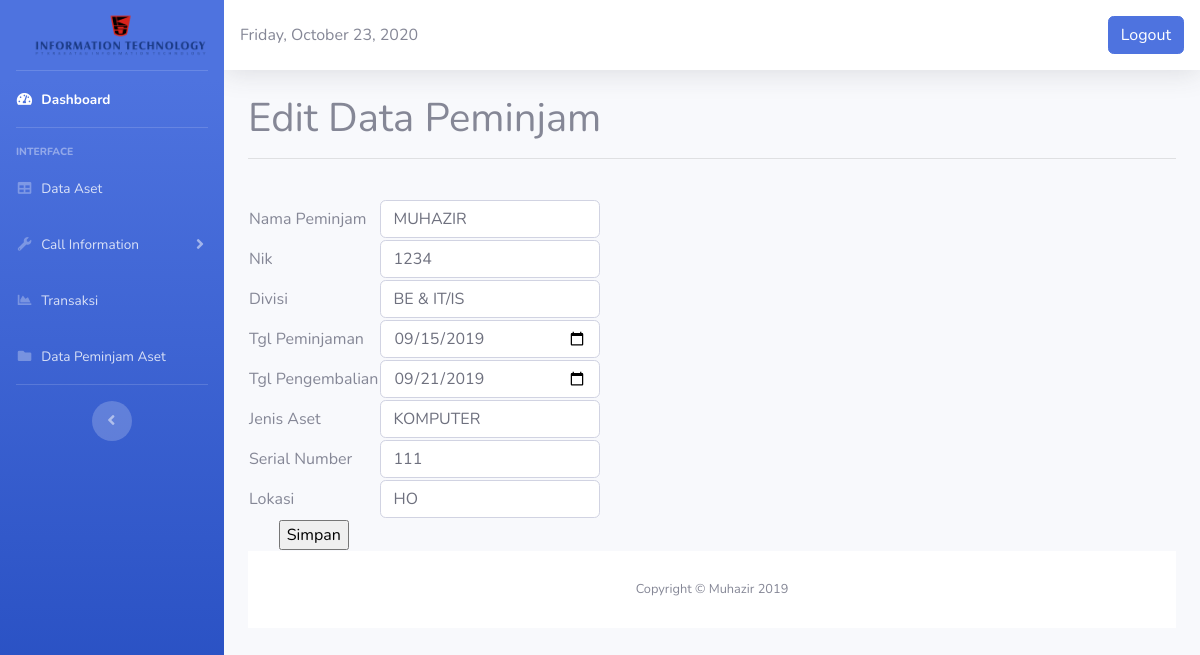
Page /editpeminjam.php?id=180 on the committed database.
### tables this page shows
CREATE TABLE `data_peminjam` (
  `id` int(20) NOT NULL,
  `nama` varchar(20) NOT NULL,
  `nik` varchar(20) NOT NULL,
  `divisi` varchar(20) NOT NULL,
  `tgl_peminjaman` date NOT NULL,
  `tgl_pengembalian` date NOT NULL,
  `lokasi` varchar(30) NOT NULL,
  `jenis_aset` varchar(50) NOT NULL,
  `serial_number` varchar(50) NOT NULL,
  `kembali` date NOT NULL,
  `status` int(11) NOT NULL,
  `l` int(20) NOT NULL
);

### editpeminjam.php (the view, shortened to what this page needs)
 <!DOCTYPE html>
<html lang="en">
<head>
  <link href="vendor/fontawesome-free/css/all.min.css" rel="stylesheet" type="text/css">
  <link href="css/sb-admin-2.min.css" rel="stylesheet">
</head>
<body id="page-top">
  <div id="wrapper">
    <ul class="navbar-nav bg-gradient-primary sidebar sidebar-dark accordion" id="accordionSidebar">
      <a class="sidebar-brand d-flex align-items-center justify-content-center" href="#">
        <div class="sidebar-brand-text mx-3"><img style="width:110%"src="logo.png"></sup></div>
      </a>
      <hr class="sidebar-divider my-0">
      <li class="nav-item active">
        <a class="nav-link" href="Dashboard.php">
          <i class="fas fa-fw fa-tachometer-alt"></i>
          <span>Dashboard</span></a>
      </li>
      <hr class="sidebar-divider">
      <div class="sidebar-heading">
        Interface
      </div>
      <li class="nav-item">
        <a class="nav-link" href="tables2.php">
          <i class="fas fa-fw fa-table"></i>
          <span>Data Aset</span></a>
      </li>
      <li class="nav-item">
        <a class="nav-link collapsed" href="#" data-toggle="collapse" data-target="#collapseUtilities" aria-expanded="true" aria-controls="collapseUtilities">
          <i class="fas fa-fw fa-wrench"></i>
          <span>Call Information</span>
        </a>
      </li>
      <li class="nav-item">
        <a class="nav-link" href="Transaksi.php">
          <i class="fas fa-fw fa-chart-area"></i>
          <span>Transaksi</span></a>
      </li>
       <li class="nav-item">
        <a class="nav-link" href="peminjam_asetK.php">
          <i class="fas fa-fw fa-folder"></i>
          <span>Data Peminjam Aset</span></a>
      </li>
      <hr class="sidebar-divider d-none d-md-block">
      <div class="text-center d-none d-md-inline">
        <button class="rounded-circle border-0" id="sidebarToggle"></button>
      </div>
    </ul>
    <div id="content-wrapper" class="d-flex flex-column">
      <div id="content">
        <nav class="navbar navbar-expand navbar-light bg-white topbar mb-4 static-top shadow">
<div class="date">
                <?php
                $Today = date('y:m:d');
                $new = date('l, F d, Y', strtotime($Today));
                echo $new;
                ?>
              </div>
          <ul class="navbar-nav ml-auto">
                <a href="logout.php" class="btn btn-primary square-btn-adjust">Logout</a>
          </ul>
        </nav>
        <div class="container-fluid">
<h1>Edit Data Peminjam</h1>
 <hr>
    <?php
  include 'koneksi.php';
  $id = $_GET['id'];
  $query = mysqli_query($koneksi,"select * from data_peminjam where id='$id'");
  while($data = mysqli_fetch_array($query)){
    ?>
    <form action="updatepeminjam.php" method="post" enctype="multipart/form-data">
        <table>
            <tr>
                <td>Nama Peminjam</td>
                <td>
                    <input  class="form-control" type="text" name="nama" value="<?php echo $data['nama'] ?>">
                </td>
            </tr>
            <tr>
                <td>Nik</td>
                <td><input class="form-control" type="text" name="nik" value="<?php echo $data['nik'] ?>"></td>
            </tr>
            <tr>
                <td>Divisi</td>
                <td><input class="form-control" type="text" name="divisi" value="<?php echo $data['divisi'] ?>"></td>
            </tr>
             <tr>
                <td>Tgl Peminjaman</td>
                <td><input class="form-control" type="date" name="tgl_peminjaman" value="<?php echo $data['tgl_peminjaman'] ?>"></td>
            </tr>
             <tr>
                <td>Tgl Pengembalian</td>
                <td><input class="form-control" type="date" name="tgl_pengembalian" value="<?php echo $data['tgl_pengembalian'] ?>"></td>
            </tr>
            <tr>
                <td>Jenis Aset</td>
                <td><input class="form-control" type="text" name="jenis_aset" value="<?php echo $data['jenis_aset'] ?>"></td>
            </tr>
            <tr>
                <td>Serial Number</td>
                <td><input class="form-control" type="text" name="serial_number" value="<?php echo $data['serial_number'] ?>"></td>
            </tr>
            <tr>
                <td>Lokasi</td>
                <td><input class="form-control" type="text" name="lokasi" value="<?php echo $data['lokasi'] ?>"></td>
            </tr>
            <br>
            <tr>
                <td align="center"><input type="submit" value="Simpan"></td>
            </tr>
        </table>
    </form>
    <?php } ?>
</body>
      <footer class="sticky-footer bg-white">
        <div class="container my-auto">
          <div class="copyright text-center my-auto">
            <span>Copyright &copy; Muhazir 2019</span>
          </div>
        </div>
      </footer>
</body>
</html>

### rows in the picture
data_peminjam: nama "MUHAZIR", nik "1234", divisi "BE & IT/IS", tgl_peminjaman "09/15/2019", tgl_pengembalian "09/21/2019", jenis_aset "KOMPUTER", serial_number "111", lokasi "HO"
